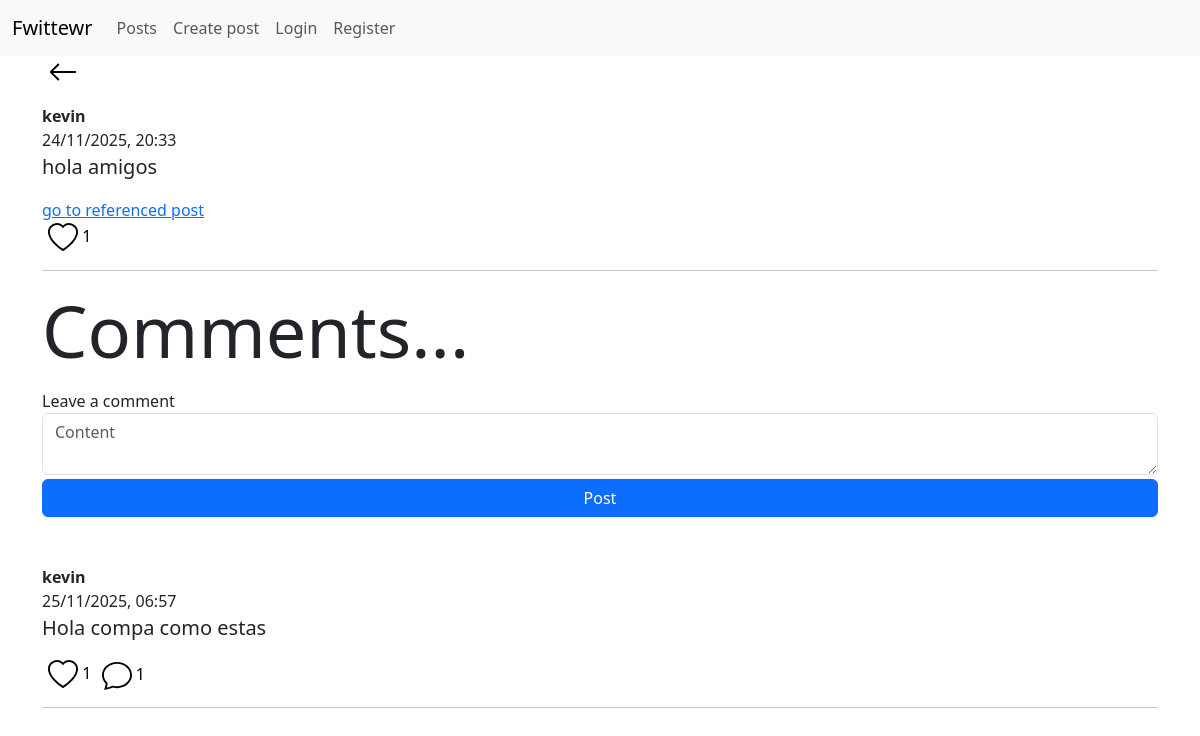
The app's page /comment-comments/2 (signed in) with its own data.
### app/models.py (models this page shows)
class User(db.Model, UserMixin):
    id = db.Column(db.Integer, primary_key=True)
    username = db.Column(db.String(20), nullable=False, unique=True)
    password = db.Column(db.String(80), nullable=False)
    created_posts = db.relationship('Post', backref='user', lazy='select')
    created_comments = db.relationship('Comment', backref='user', lazy='select')
    liked_posts = db.relationship('Post', secondary=liked_posts, backref='liked_users', lazy='select')
    liked_comments = db.relationship('Comment', secondary=liked_comments, backref = 'liked_users', lazy='select')

class Comment(db.Model):
    id = db.Column(db.Integer, primary_key=True)
    content = db.Column(db.String(200), nullable=False)
    creation_date = db.Column(db.DateTime(timezone=True), default=datetime.now(timezone.utc))
    deleted = db.Column(db.Boolean, default=False)
    comments = db.relationship('Comment', backref=backref('referenced_comment', remote_side=[id]), lazy='select')
    referenced_comment_id = db.Column(db.Integer, db.ForeignKey('comment.id'))
    referenced_post_id = db.Column(db.Integer, db.ForeignKey('post.id'))
    user_id = db.Column(db.Integer, db.ForeignKey('user.id'), nullable=False)
    __table_args__ = (
        CheckConstraint(
            'referenced_comment_id IS NOT NULL OR referenced_post_id IS NOT NULL',
            name='check_comment_or_post_not_null'
        ),
    )

### app/routes/home_bp.py (the view)
@home_bp.route('/comment-comments/<id>', methods=['GET', 'POST'])
@login_required
def show_comment_comments(id):
    form = CreatePostForm()
    comment = Comment.query.filter_by(id=id).first_or_404()
    if form.validate_on_submit():
        new_comment = Comment(content=form.content.data)
        current_user.created_comments.append(new_comment)
        new_comment.referenced_comment = comment
        db.session.commit()
        return redirect(url_for('home.show_comment_comments', id=id))
    return render_template('home/comments/comment-comments.html', post=comment, form=form)

### app/forms.py
class CreatePostForm(FlaskForm):
    title = StringField(validators=[Length(min=0, max=50)], render_kw={'placeholder':'Title', 'class':'form-control'})
    content = TextAreaField(validators=[DataRequired(), Length(min=4, max=200)], render_kw={'placeholder':'Content', 'class':'form-control'})
    submit = SubmitField('Post', render_kw={'class':'btn btn-primary mt-1 w-100'})

### app/__init__.py (called while the page is built)
def create_app():
    app = Flask(__name__)
    app.config['SQLALCHEMY_DATABASE_URI'] = 'sqlite:///database.db'
    app.secret_key = 'thisisasecretkey'
    db.init_app(app)
    bcrypt.init_app(app)
    login_manager.init_app(app)
    csrf.init_app(app)
    login_manager.login_view = 'auth.login'
    @login_manager.user_loader
    def load_user(user_id):
        return User.query.get(int(user_id))
    app.register_blueprint(auth_bp)
    app.register_blueprint(home_bp)
    app.register_blueprint(errors_bp)
    return app

### app/templates/home/comments/comment-comments.html (shortened to what this page needs)
{% extends 'base.html' %}
{% from 'home/post-macros.html' import comment_to_render, back_button %}
{% block body %}
<div class="mx-auto">
    {{ back_button() }}
    <div class="col-12 mt-3">
        <figure>
            <figcaption class="blockquite-footer">
                <b>{{ post.user.username }}</b> <br>
                {{ post.creation_date.strftime('%d/%m/%Y, %H:%M') }}
            </figcaption>
            <p class="blockquote comment-content">{{ post.content }}</p>
            {% if post.referenced_post %}
                <a href="{{ url_for('home.show_post_comments', id=post.referenced_post.id) }}">go to referenced post</a>
            {% elif post.referenced_comment %}
                <a href="{{ url_for('home.show_comment_comments', id=post.referenced_comment.id) }}">go to referenced comment</a>
            {% endif %}
            <br>
            <button onclick="like_comment(this, '{{ post.id }}')" style="background-color:transparent; border:0px">
                {% if current_user in post.liked_users %}
                    <img style="width: 30px" src="{{ url_for('static', filename='icons/heart-fill.svg') }}" alt="">
                {% else %}
                    <img style="width: 30px" src="{{ url_for('static', filename='icons/heart.svg') }}" alt="">
                {% endif %}
                <span>{{ post.liked_users|length }}</span>
            </button>
        </figure>
        <hr>
    </div>
    <p class="display-2">Comments...</p>
    <form method="POST">
        <label for="content">Leave a comment</label>
        {{ form.content }}
        {{ form.submit }}
    </form>
    <div class="mt-5">
    {% for comment in post.comments | selectattr('deleted', 'equalto', False) %}
        {{ comment_to_render(comment, current_user) }}
    {% endfor %}
    </div>
</div>
{% endblock %}

### app/templates/home/post-macros.html (shortened to what this page needs)
{% macro comment_to_render(comment, current_user) %}
<div class="col-12">
    <figure>
        <figcaption>
            <b>{{ comment.user.username }}</b> <br>
            {{ comment.creation_date.strftime('%d/%m/%Y, %H:%M') }}
        </figcaption>
        <p class="blockquote">{{ comment.content }}</p>
        <button onclick="like_comment(this, '{{ comment.id }}')" style="background-color:transparent; border:0px">
            {% if current_user in comment.liked_users %}
                <img style="width: 30px" src="{{ url_for('static', filename='icons/heart-fill.svg') }}" alt="">
            {% else %}
                <img style="width: 30px" src="{{ url_for('static', filename='icons/heart.svg') }}" alt="">
            {% endif %}
            <span>{{ comment.liked_users|length }}</span>
        </button>
        <a style="text-decoration: none; border:0px; color: black" href="{{ url_for('home.show_comment_comments', id=comment.id) }}">
            <img style="width: 30px" src="{{ url_for('static', filename='icons/chat.svg') }}" alt="">
            <span>{{ comment.comments|length }}</span>
        </a>
    </figure>
    <hr>
</div>
{% endmacro %}
{% macro back_button() %}
<button style="background-color: transparent; border: 0px; text-decoration: none" onclick="history.back()">
    <img style="width: 30px" src="{{ url_for('static', filename='icons/arrow-left.svg') }}" alt="">
</button>
{% endmacro %}

### records on screen
User: user.username "kevin"
Comment: creation_date "24/11/2025, 20:33", content "hola amigos"
Comment: user.username "kevin", creation_date "25/11/2025, 06:57", content "Hola compa como estas", liked_users|length "1", comments|length "1"

### other values on screen
{{ post.liked_users|length }} "1"
